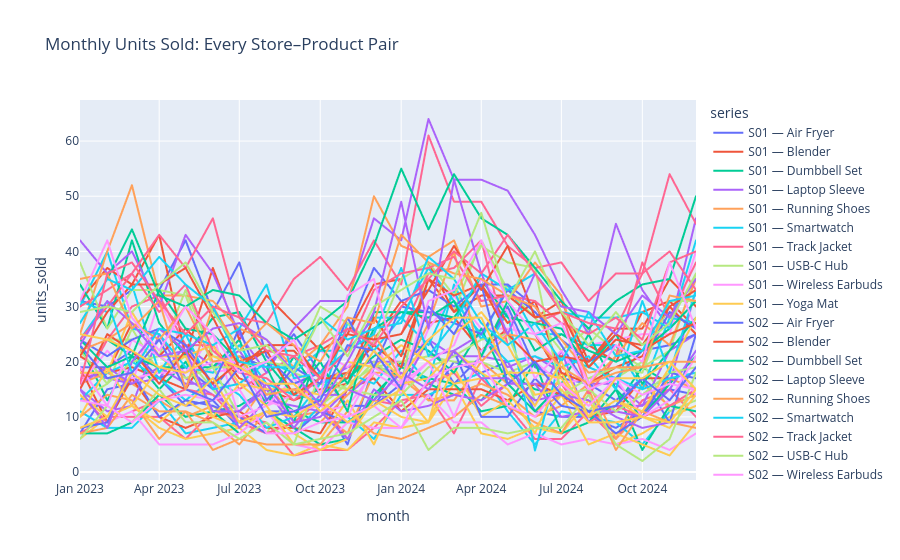

The notebook cell saved with this chart:
### Code cell
# --- Part B: drill-down with context preserved ---
overview = pair_month.copy()
overview["series"] = overview["store_id"] + " — " + overview["product"]
fig_overview = px.line(overview, x="month", y="units_sold", color="series",
                       hover_data=["store_id", "product"],
                       title="Monthly Units Sold: Every Store–Product Pair")
fig_overview.show()
top_store = anomaly_ranking.iloc[0]["store_id"]
top_product = anomaly_ranking.iloc[0]["product"]
focus = pair_month[(pair_month.store_id == top_store) &
                   (pair_month["product"] == top_product)].sort_values("month")
context = (pair_month[(pair_month["product"] == top_product) &
                      (pair_month.store_id != top_store)]
           .groupby("month", as_index=False).units_sold.mean())
fig, ax = plt.subplots(figsize=(10, 5))
ax.plot(focus.month, focus.units_sold, marker="o", label=f"{top_store} — {top_product}")
ax.plot(context.month, context.units_sold, marker="s", linestyle="--",
        label=f"Other stores average — {top_product}")
ax.set_title("Anomaly Drill-down with Product Context")
ax.set_xlabel("Month"); ax.set_ylabel("Units sold")
ax.tick_params(axis="x", rotation=45); ax.legend()
plt.tight_layout()
plt.show()
print(f"Top anomaly: {top_store} / {top_product} (minimum-to-median ratio "
      f"{anomaly_ranking.iloc[0]['min_median_ratio']:.3f})")
